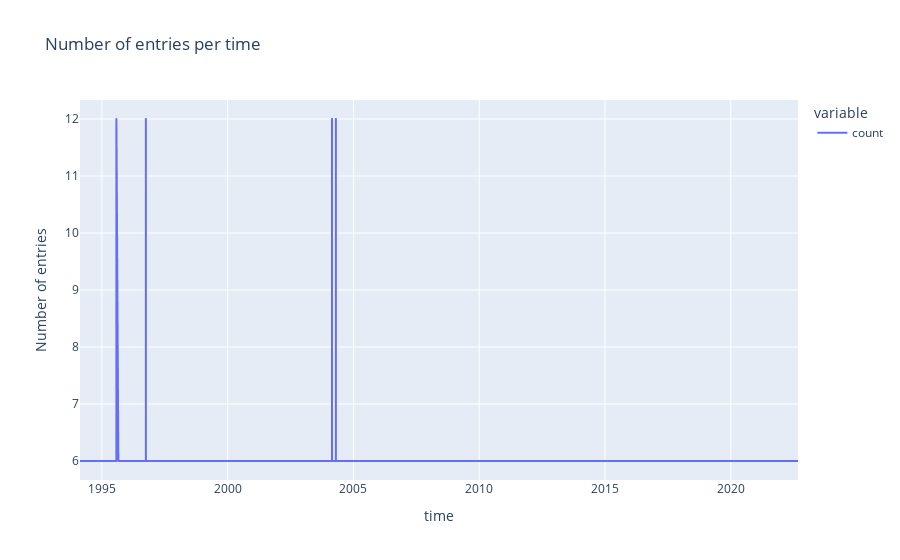

Notebook cell for this chart:
### Markdown cell above
## Manage index

---

### Code cell
raw_data["time"].value_counts().sort_index().plot(
    title="Number of entries per time",
    labels=dict(
        index="Time",
        value="Number of entries",
    ),
)

### Figure 1 — Plotly figure (JSON) as saved in the notebook; plotly's stock layout.template omitted (floating-point values rounded to 4 significant figures; data arrays with more than 128 entries replaced by an {"elided": "..."} marker saying what was removed)
{"data": [{"hovertemplate": "variable=count<br>time=%{x}<br>Number of entries=%{y}<extra></extra>", "legendgroup": "count", "line": {"color": "#636efa", "dash": "solid"}, "marker": {"symbol": "circle"}, "mode": "lines", "name": "count", "showlegend": true, "type": "scattergl", "x": {"elided": "1554 str values"}, "xaxis": "x", "y": {"elided": "1554 int values"}, "yaxis": "y"}], "layout": {"legend": {"title": {"text": "variable"}, "tracegroupgap": 0}, "title": {"text": "Number of entries per time"}, "xaxis": {"anchor": "y", "domain": [0, 1], "title": {"text": "time"}}, "yaxis": {"anchor": "x", "domain": [0, 1], "title": {"text": "Number of entries"}}}}
